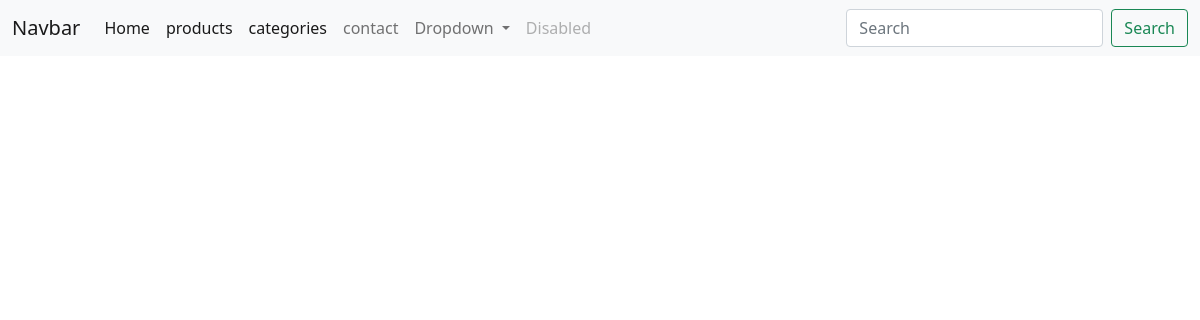
Before: /product/products/ with the older database file.
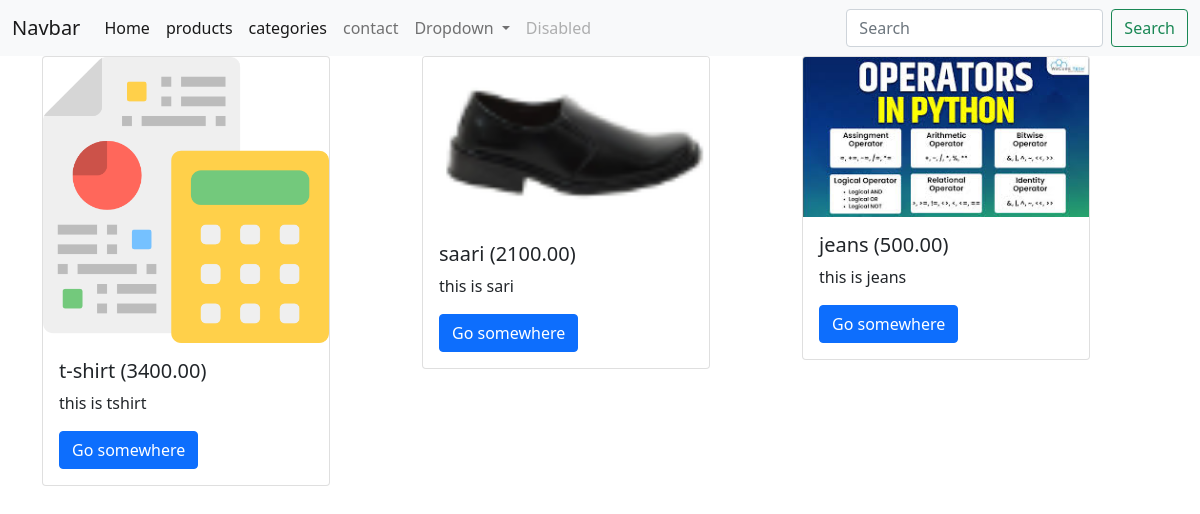
After: the same page with the newer database file.
### product/models.py (models this page shows, shortened)
class Product(models.Model):
    name = models.CharField(max_length=255)
    price = models.DecimalField(max_digits=10, decimal_places=2)
    description = models.TextField()
    category = models.ForeignKey(Category,on_delete=models.CASCADE,related_name = "products")
    image = models.ImageField(upload_to="products/images",null=True)

### product/views.py (the view)
# urls.py: path('products/',views.allprod,name='getproducts'),
def allprod(request):
    all_products = Product.objects.all()
    data = {
        'products': all_products
    }
    return render(request,"products.html",data)

### templates/products.html
{% extends 'master.html' %}
{% load static %}
{% block contents %}
    <div class="container">
        <div class="row">
        {% for prod in products %}
            <div class="col">
                <div class="card" style="width: 18rem;">
                    <img src="{{prod.image.url}}" class="card-img-top" alt="...">
                    <div class="card-body">
                    <h5 class="card-title">{{prod.name}} ({{prod.price}})</h5>
                    <p class="card-text">{{prod.description}}</p>
                    <a href="#" class="btn btn-primary">Go somewhere</a>
                    </div>
                </div>
            </div>
        {% endfor %}
        </div>
      </div>
{%  endblock %}

### templates/master.html (shortened to what this page needs)
{% load static %}
<!doctype html>
<html lang="en">
  <head>
    <link href="https://cdn.jsdelivr.net/npm/bootstrap@5.0.2/dist/css/bootstrap.min.css" rel="stylesheet">
  </head>
  <body>
    <nav class="navbar navbar-expand-lg navbar-light bg-light">
        <div class="container-fluid">
          <a class="navbar-brand" href="#">Navbar</a>
          <div class="collapse navbar-collapse" id="navbarSupportedContent">
            <ul class="navbar-nav me-auto mb-2 mb-lg-0">
              <li class="nav-item">
                <a class="nav-link active" aria-current="page" href="{% url 'home' %}">Home</a>
              </li>
              <li class="nav-item">
                <a class="nav-link active" aria-current="page" href="{% url 'getproducts' %}">products</a>
              </li>
              <li class="nav-item">
                <a class="nav-link active" aria-current="page" href="#">categories</a>
              </li>
              <li class="nav-item">
                <a class="nav-link" href="{% url 'contact_us' %}">contact</a>
              </li>
              <li class="nav-item dropdown">
                <a class="nav-link dropdown-toggle" href="#" id="navbarDropdown" role="button" data-bs-toggle="dropdown" aria-expanded="false">
                  Dropdown
                </a>
              </li>
              <li class="nav-item">
                <a class="nav-link disabled" href="#" tabindex="-1" aria-disabled="true">Disabled</a>
              </li>
            </ul>
            <form class="d-flex">
              <input class="form-control me-2" type="search" placeholder="Search" aria-label="Search">
              <button class="btn btn-outline-success" type="submit">Search</button>
            </form>
          </div>
        </div>
      </nav>
    {% block contents %}
    {% endblock %}
  </body>
</html>

Changed rows visible on the page:
added Product: image (picture), name "t-shirt", price "3400.00", description "this is tshirt"
added Product: image (picture), name "saari", price "2100.00", description "this is sari"
added Product: image (picture), name "jeans", price "500.00", description "this is jeans"
